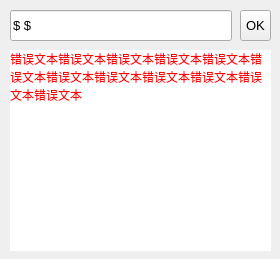
<?xml version="1.0" encoding="UTF-8"?>
<ui version="4.0">
 <class>Form</class>
 <widget class="QWidget" name="Form">
  <property name="geometry">
   <rect>
    <x>0</x>
    <y>0</y>
    <width>280</width>
    <height>259</height>
   </rect>
  </property>
  <property name="font">
   <font>
    <family>Microsoft YaHei UI</family>
    <pointsize>10</pointsize>
   </font>
  </property>
  <property name="windowTitle">
   <string>Latexer</string>
  </property>
  <widget class="QLineEdit" name="lineEdit">
   <property name="geometry">
    <rect>
     <x>10</x>
     <y>10</y>
     <width>222</width>
     <height>31</height>
    </rect>
   </property>
   <property name="font">
    <font>
     <family>Microsoft YaHei UI</family>
     <pointsize>10</pointsize>
    </font>
   </property>
   <property name="text">
    <string>$ $</string>
   </property>
  </widget>
  <widget class="QToolButton" name="toolButton">
   <property name="geometry">
    <rect>
     <x>240</x>
     <y>10</y>
     <width>31</width>
     <height>31</height>
    </rect>
   </property>
   <property name="text">
    <string>OK</string>
   </property>
  </widget>
  <widget class="QLabel" name="label">
   <property name="geometry">
    <rect>
     <x>10</x>
     <y>50</y>
     <width>261</width>
     <height>201</height>
    </rect>
   </property>
   <property name="font">
    <font>
     <family>Microsoft YaHei UI</family>
     <pointsize>9</pointsize>
    </font>
   </property>
   <property name="styleSheet">
    <string notr="true">background:white;color:red;</string>
   </property>
   <property name="text">
    <string>错误文本错误文本错误文本错误文本错误文本错误文本错误文本错误文本错误文本错误文本错误文本错误文本</string>
   </property>
   <property name="alignment">
    <set>Qt::AlignLeading|Qt::AlignLeft|Qt::AlignTop</set>
   </property>
   <property name="wordWrap">
    <bool>true</bool>
   </property>
  </widget>
 </widget>
 <resources/>
 <connections/>
</ui>
